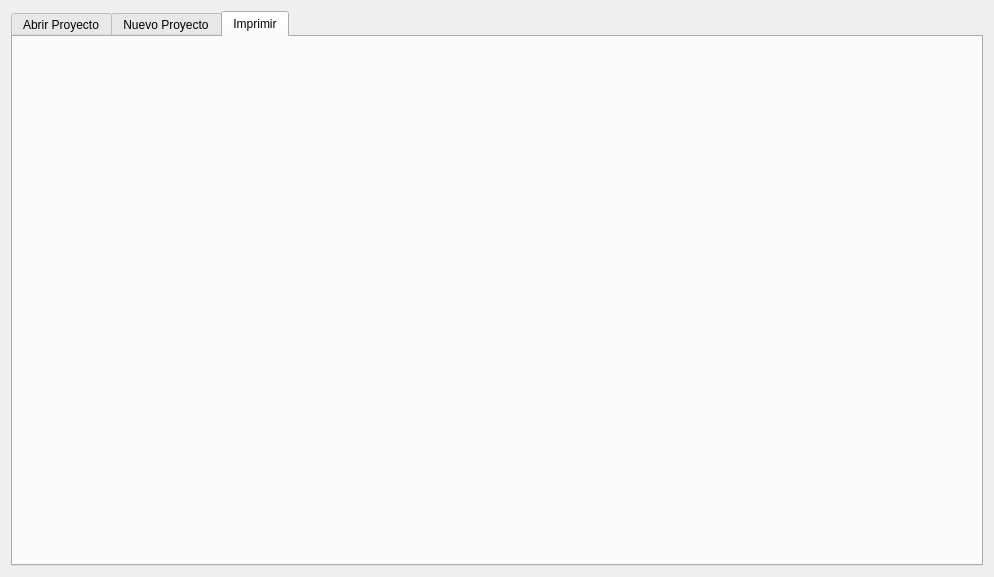
<?xml version="1.0" encoding="UTF-8"?>
<ui version="4.0">
 <class>Archivo</class>
 <widget class="QWidget" name="Archivo">
  <property name="geometry">
   <rect>
    <x>0</x>
    <y>0</y>
    <width>994</width>
    <height>577</height>
   </rect>
  </property>
  <property name="windowTitle">
   <string>Form</string>
  </property>
  <layout class="QGridLayout" name="gridLayout">
   <item row="0" column="0">
    <widget class="QTabWidget" name="base">
     <property name="currentIndex">
      <number>2</number>
     </property>
     <widget class="QWidget" name="tab">
      <attribute name="icon">
       <iconset resource="iconos.qrc">
        <normaloff>:/new/prefix1/iconos/abrir-documento.png</normaloff>:/new/prefix1/iconos/abrir-documento.png</iconset>
      </attribute>
      <attribute name="title">
       <string>Abrir Proyecto</string>
      </attribute>
     </widget>
     <widget class="QWidget" name="tab_2">
      <attribute name="icon">
       <iconset resource="iconos.qrc">
        <normaloff>:/new/prefix1/iconos/nuevo-mensaje.png</normaloff>:/new/prefix1/iconos/nuevo-mensaje.png</iconset>
      </attribute>
      <attribute name="title">
       <string>Nuevo Proyecto</string>
      </attribute>
     </widget>
     <widget class="QWidget" name="tab_3">
      <attribute name="title">
       <string>Imprimir</string>
      </attribute>
     </widget>
    </widget>
   </item>
  </layout>
 </widget>
 <resources/>
 <connections/>
</ui>
